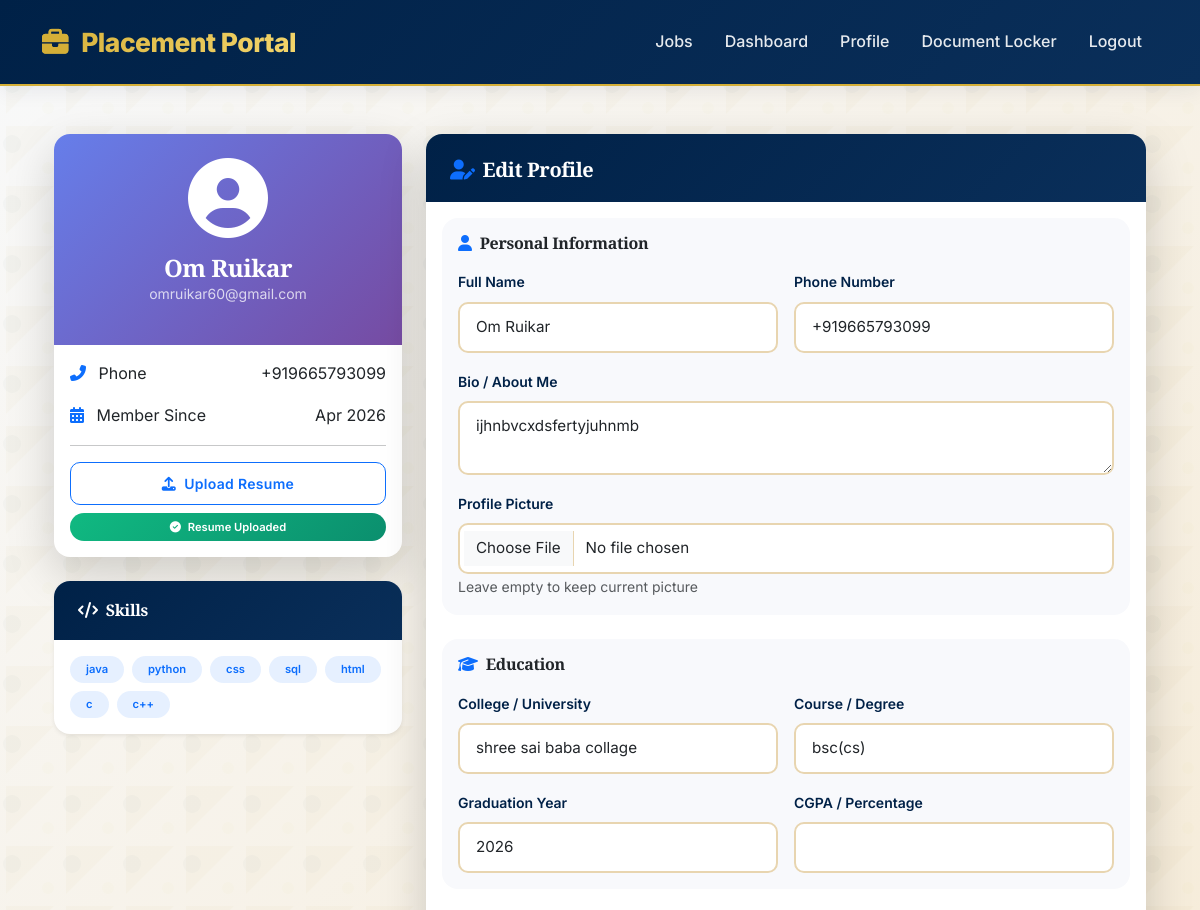
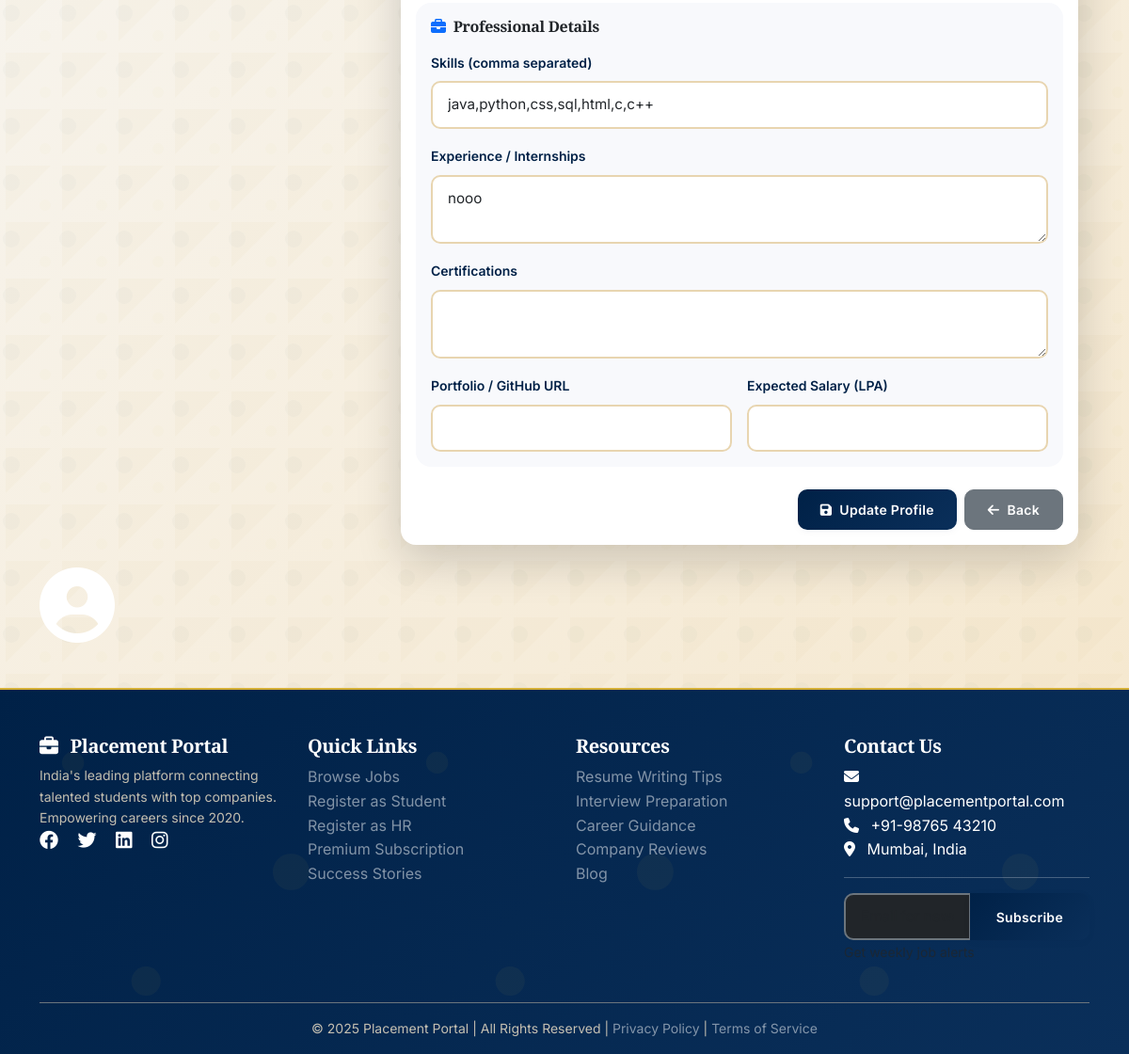
Screenshot of /profile (signed in) with the database file from the repository (2 pictures, top to bottom).
### models.py (models this page shows, shortened)
class User(UserMixin, db.Model):
    __tablename__ = 'users'
    id = db.Column(db.Integer, primary_key=True)
    email = db.Column(db.String(120), unique=True, nullable=False)
    password_hash = db.Column(db.String(200), nullable=False)
    full_name = db.Column(db.String(100), nullable=False)
    phone = db.Column(db.String(15))
    role = db.Column(db.String(20), default='student')  # student, hr, admin
    is_active = db.Column(db.Boolean, default=True)
    is_subscribed = db.Column(db.Boolean, default=False)
    subscription_end_date = db.Column(db.DateTime)
    created_at = db.Column(db.DateTime, default=datetime.utcnow)
    profile_picture = db.Column(db.String(200))
    college = db.Column(db.String(200))
    course = db.Column(db.String(100))
    graduation_year = db.Column(db.Integer)
    bio = db.Column(db.Text)
    resume_path = db.Column(db.String(200))
    resume_parsed_data = db.Column(db.Text)  # JSON
    skills = db.Column(db.Text)
    experience = db.Column(db.Text)
    company_name = db.Column(db.String(200))
    company_website = db.Column(db.String(500))
    company_description = db.Column(db.Text)
    industry = db.Column(db.String(100))
    designation = db.Column(db.String(100))
    company_logo = db.Column(db.String(200))

### app.py (the view, shortened to what this page needs)
@app.route('/profile', methods=['GET', 'POST'])
@login_required
def profile():
    return render_template('student_profile.html')

### app.py (called while the page is built)
@login_manager.user_loader
def load_user(user_id):
    return User.query.get(int(user_id))

### templates/student_profile.html (shortened to what this page needs)
{% extends "base.html" %}
{% block content %}
<div class="container py-4">
    <div class="row">
        <div class="col-md-4 mb-4">
            <div class="card shadow-lg border-0 rounded-4 overflow-hidden">
                <div class="bg-gradient-primary text-white text-center py-4">
                    {% if current_user.profile_picture %}
                        <img src="{{ url_for('static', filename=current_user.profile_picture) }}"
                             class="rounded-circle border border-3 border-white shadow-sm"
                             style="width: 120px; height: 120px; object-fit: cover;">
                    {% else %}
                        <i class="fas fa-user-circle fa-5x text-white"></i>
                    {% endif %}
                    <h4 class="mt-3 mb-0">{{ current_user.full_name or current_user.email.split('@')[0] }}</h4>
                    <p class="small opacity-75">{{ current_user.email }}</p>
                </div>
                <div class="card-body">
                    <div class="d-flex justify-content-between mb-3">
                        <span><i class="fas fa-phone-alt me-2 text-primary"></i> Phone</span>
                        <span>{{ current_user.phone or 'Not provided' }}</span>
                    </div>
                    <div class="d-flex justify-content-between mb-3">
                        <span><i class="fas fa-calendar-alt me-2 text-primary"></i> Member Since</span>
                        <span>{{ current_user.created_at.strftime('%b %Y') if current_user.created_at else 'N/A' }}</span>
                    </div>
                    <hr>
                    <div class="text-center">
                        <a href="{{ url_for('upload_resume') }}" class="btn btn-outline-primary btn-sm w-100 mb-2">
                            <i class="fas fa-upload me-2"></i>Upload Resume
                        </a>
                        {% if current_user.resume_path %}
                            <span class="badge bg-success w-100 py-2">
                                <i class="fas fa-check-circle me-1"></i> Resume Uploaded
                            </span>
                        {% else %}
                            <span class="badge bg-warning text-dark w-100 py-2">
                                <i class="fas fa-exclamation-triangle me-1"></i> Resume Missing
                            </span>
                        {% endif %}
                    </div>
                </div>
            </div>
            {% if current_user.skills %}
            <div class="card shadow-sm border-0 rounded-4 mt-4">
                <div class="card-header bg-light">
                    <h6 class="mb-0"><i class="fas fa-code me-2"></i>Skills</h6>
                </div>
                <div class="card-body">
                    <div class="d-flex flex-wrap gap-2">
                        {% for skill in current_user.skills.split(',') %}
                            <span class="badge bg-primary bg-opacity-10 text-primary px-3 py-2">{{ skill.strip() }}</span>
                        {% endfor %}
                    </div>
                </div>
            </div>
            {% endif %}
        </div>
        <div class="col-md-8">
            <div class="card shadow-lg border-0 rounded-4">
                <div class="card-header bg-white border-0 pt-4">
                    <h5 class="mb-0"><i class="fas fa-user-edit me-2 text-primary"></i>Edit Profile</h5>
                </div>
                <div class="card-body">
                    <form method="POST" enctype="multipart/form-data">
                        <div class="bg-light p-3 rounded-4 mb-4">
                            <h6 class="mb-3"><i class="fas fa-user me-2 text-primary"></i>Personal Information</h6>
                            <div class="row g-3">
                                <div class="col-md-6">
                                    <label class="form-label">Full Name</label>
                                    <input type="text" name="full_name" class="form-control" value="{{ current_user.full_name or '' }}">
                                </div>
                                <div class="col-md-6">
                                    <label class="form-label">Phone Number</label>
                                    <input type="tel" name="phone" class="form-control" value="{{ current_user.phone or '' }}">
                                </div>
                                <div class="col-12">
                                    <label class="form-label">Bio / About Me</label>
                                    <textarea name="bio" class="form-control" rows="2">{{ current_user.bio or '' }}</textarea>
                                </div>
                                <div class="col-12">
                                    <label class="form-label">Profile Picture</label>
                                    <input type="file" name="profile_pic" class="form-control" accept="image/*">
                                    <small class="text-muted">Leave empty to keep current picture</small>
                                </div>
                            </div>
                        </div>
                        <div class="bg-light p-3 rounded-4 mb-4">
                            <h6 class="mb-3"><i class="fas fa-graduation-cap me-2 text-primary"></i>Education</h6>
                            <div class="row g-3">
                                <div class="col-md-6">
                                    <label class="form-label">College / University</label>
                                    <input type="text" name="college" class="form-control" value="{{ current_user.college or '' }}">
                                </div>
                                <div class="col-md-6">
                                    <label class="form-label">Course / Degree</label>
                                    <input type="text" name="course" class="form-control" value="{{ current_user.course or '' }}">
                                </div>
                                <div class="col-md-6">
                                    <label class="form-label">Graduation Year</label>
                                    <select name="graduation_year" class="form-select">
                                        {% for y in range(2020, 2030) %}
                                            <option value="{{ y }}" {% if current_user.graduation_year == y %}selected{% endif %}>{{ y }}</option>
                                        {% endfor %}
                                    </select>
                                </div>
                                <div class="col-md-6">
                                    <label class="form-label">CGPA / Percentage</label>
                                    <input type="number" step="0.01" name="cgpa" class="form-control" value="{{ current_user.cgpa or '' }}">
                                </div>
                            </div>
                        </div>
                        <div class="bg-light p-3 rounded-4 mb-4">
                            <h6 class="mb-3"><i class="fas fa-briefcase me-2 text-primary"></i>Professional Details</h6>
                            <div class="row g-3">
                                <div class="col-12">
                                    <label class="form-label">Skills (comma separated)</label>
                                    <input type="text" name="skills" class="form-control" value="{{ current_user.skills or '' }}"
                                           placeholder="Python, Java, React, SQL, AWS...">
                                </div>
                                <div class="col-12">
                                    <label class="form-label">Experience / Internships</label>
                                    <textarea name="experience" class="form-control" rows="2">{{ current_user.experience or '' }}</textarea>
                                </div>
                                <div class="col-12">
                                    <label class="form-label">Certifications</label>
                                    <textarea name="certifications" class="form-control" rows="2">{{ current_user.certifications or '' }}</textarea>
                                </div>
                                <div class="col-md-6">
                                    <label class="form-label">Portfolio / GitHub URL</label>
                                    <input type="url" name="portfolio_url" class="form-control" value="{{ current_user.portfolio_url or '' }}">
                                </div>
                                <div class="col-md-6">
                                    <label class="form-label">Expected Salary (LPA)</label>
                                    <input type="number" step="0.5" name="expected_salary" class="form-control" value="{{ current_user.expected_salary or '' }}">
                                </div>
                            </div>
                        </div>
                        <div class="d-flex justify-content-end gap-2">
                            <button type="submit" class="btn btn-primary px-4">
                                <i class="fas fa-save me-2"></i>Update Profile
                            </button>
                            <a href="{{ url_for('student_dashboard') }}" class="btn btn-secondary px-4">
                                <i class="fas fa-arrow-left me-2"></i>Back
                            </a>
                        </div>
                    </form>
                </div>
            </div>
        </div>
    </div>
</div>
{% if current_user.profile_picture %}
    <img src="{{ url_for('static', filename=current_user.profile_picture) }}"
         class="rounded-circle border border-3 border-white shadow-sm"
         style="width: 120px; height: 120px; object-fit: cover;">
{% else %}
    <i class="fas fa-user-circle fa-5x text-white"></i>
{% endif %}
{% endblock %}

### static/style.css (style rules this page uses)
:root { --navy-deep: #002147; --navy-dark: #001a3a; --navy-light: #0a2f5a; --navy-soft: #1a3d6e; --gold-primary: #D4AF37; --gold-dark: #B8960F; --gold-light: #F5D76E; --gold-soft: #F9E8B5; --cream: #F5E6CA; --cream-dark: #E8D5B0; --white: #FFFFFF; --white-soft: #FEFEFE; --gray-light: #F8F9FA; --gray: #6C757D; --gray-dark: #343A40; --success: #10B981; --success-light: #D1FAE5; --danger: #EF4444; --danger-light: #FEE2E2; --warning: #F59E0B; --warning-light: #FEF3C7; --info: #3B82F6; --shadow-sm: 0 2px 8px rgba(0, 33, 71, 0.04); --shadow-md: 0 4px 20px rgba(0, 33, 71, 0.08); --shadow-lg: 0 8px 32px rgba(0, 33, 71, 0.12); --shadow-gold: 0 4px 20px rgba(212, 175, 55, 0.2); --shadow-gold-lg: 0 8px 32px rgba(212, 175, 55, 0.25); --shadow-gold-hover: 0 12px 40px rgba(212, 175, 55, 0.3); --radius-sm: 6px; --radius-md: 10px; --radius-lg: 16px; --radius-xl: 24px; --radius-2xl: 32px; --transition-fast: 0.2s cubic-bezier(0.4, 0, 0.2, 1); --transition-normal: 0.3s cubic-bezier(0.4, 0, 0.2, 1); --transition-slow: 0.5s cubic-bezier(0.4, 0, 0.2, 1); --glass-bg: rgba(255, 255, 255, 0.95); --glass-border: rgba(212, 175, 55, 0.2); }
* { margin: 0; padding: 0; box-sizing: border-box; }
body { font-family: 'Inter', -apple-system, BlinkMacSystemFont, 'Segoe UI', sans-serif; background: linear-gradient(135deg, var(--gray-light) 0%, var(--cream) 100%); color: var(--navy-deep); line-height: 1.6; min-height: 100vh; position: relative; }
body::before { content: ''; position: fixed; top: 0; left: 0; width: 100%; height: 100%; background-repeat: repeat; background-size: 60px; pointer-events: none; z-index: -1; }
h1, h2, h3, h4, h5, h6 { font-family: 'Playfair Display', 'Inter', serif; font-weight: 700; letter-spacing: -0.02em; }
.btn { padding: 10px 28px; font-weight: 600; border-radius: var(--radius-md); transition: var(--transition-normal); letter-spacing: 0.3px; font-size: 0.875rem; position: relative; overflow: hidden; z-index: 1; }
.btn:before { content: ''; position: absolute; top: 50%; left: 50%; width: 0; height: 0; background: rgba(255, 215, 0, 0.2); border-radius: 50%; transform: translate(-50%, -50%); transition: width 0.6s, height 0.6s; z-index: -1; }
.btn-primary { background: linear-gradient(135deg, var(--navy-deep) 0%, var(--navy-light) 100%); border: none; box-shadow: var(--shadow-sm); color: var(--white); }
.card { border: none; border-radius: var(--radius-lg); background: var(--white); box-shadow: var(--shadow-sm); transition: var(--transition-normal); overflow: hidden; position: relative; }
.card:before { content: ''; position: absolute; top: 0; left: 0; width: 100%; height: 4px; background: linear-gradient(90deg, var(--gold-primary), var(--navy-deep), var(--gold-primary)); transform: scaleX(0); transition: var(--transition-normal); z-index: 1; }
.card-header { background: linear-gradient(135deg, var(--navy-deep) 0%, var(--navy-light) 100%); color: var(--white); border: none; padding: 1.25rem 1.5rem; font-weight: 700; }
.card-header h4, .card-header h5, .card-header h6 { color: var(--white); margin: 0; }
.form-control, .form-select { border: 2px solid var(--cream-dark); border-radius: var(--radius-md); padding: 12px 16px; transition: var(--transition-fast); font-size: 0.95rem; background: var(--white); }
.form-label { font-weight: 600; color: var(--navy-deep); margin-bottom: 8px; font-size: 0.875rem; }
.badge { padding: 6px 12px; font-weight: 600; border-radius: 20px; font-size: 0.7rem; }
.badge.bg-success { background: linear-gradient(135deg, var(--success) 0%, #0B8F6E 100%) !important; }
.card, .job-card, .stat-card { animation: fadeInUp 0.5s ease forwards; }
.card:nth-child(1) { animation-delay: 0.05s; }
.card:nth-child(2) { animation-delay: 0.1s; }
.fa-3x, .fa-4x, .fa-5x { animation: float 3s ease-in-out infinite; }

### templates/student_profile.html (style rules this page uses)
.bg-gradient-primary { background: linear-gradient(135deg, #667eea 0%, #764ba2 100%); }
.rounded-4 { border-radius: 1rem; }
.bg-light { background-color: #f8f9fc !important; }

### rows the page displays
User: full_name "Om Ruikar", email "omruikar60@gmail.com", phone "+919665793099", created_at "Apr 2026", bio "ijhnbvcxdsfertyjuhnmb", college "shree sai baba collage", course "bsc(cs)", graduation_year "2026", skills "java,python,css,sql,html,c,c++", experience "nooo"

### other values shown
{{ skill.strip() }} "java" "python" "css" "sql" "html" "c" "c++"
